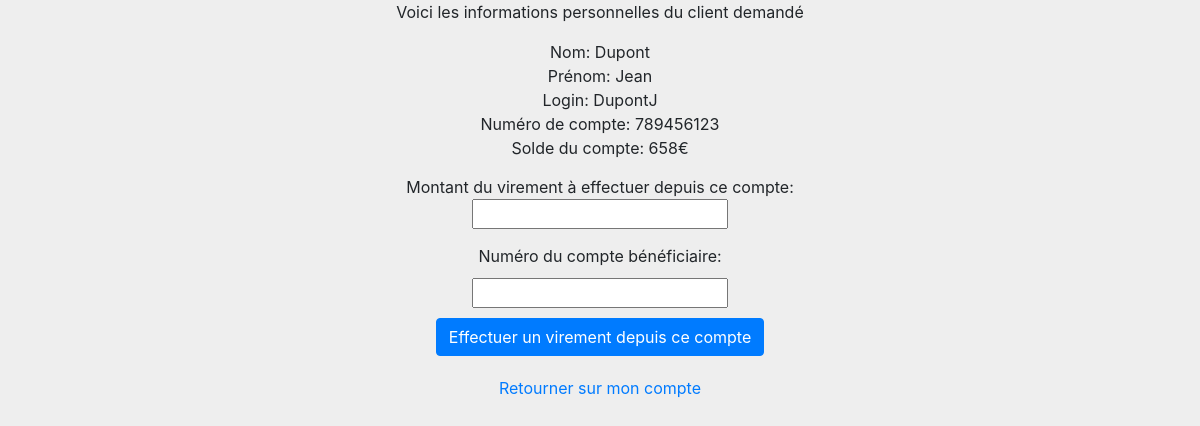
The page /Devoir2/fiche_client_virement.php?client=Dupont (signed in) on the database its author committed.
### tables this page shows
CREATE TABLE IF NOT EXISTS `users` (
  `id_user` int(11) NOT NULL AUTO_INCREMENT,
  `login` varchar(255) NOT NULL,
  `mot_de_passe` varchar(255) NOT NULL,
  `profil_user` varchar(255) NOT NULL,
  `nom` varchar(255) NOT NULL,
  `prenom` varchar(255) NOT NULL,
  `numero_compte` int(12) NOT NULL,
  `solde_compte` int(11) NOT NULL,
  PRIMARY KEY (`id_user`)
);

### Devoir2/fiche_client_virement.php (the view, shortened to what this page needs)
<?php
$now = time();
if ($now > $_SESSION['expire']) {
            session_destroy();
            echo "Votre session à expiré <a href='index.php'>reconnectez vous ici</a>";
        }
else if (isset($_SESSION["connected_user"]) && ($_SESSION["connected_user"]["profil_user"]=='EMPLOYE'))
{
	?>
	<p>Voici les informations personnelles du client demandé</p>
	<?php
	$client=$_REQUEST['client'];
	if(ctype_alnum($client)){
		$mysqli=mysqli_connect(DB_HOST, DB_USER, DB_PASSWD,DB_NAME);
		if ($mysqli->connect_error) {
			echo 'Erreur connection BDD (' . $mysqli->connect_errno . ') '. $mysqli->connect_error;
		}
		else {
			$req="SELECT * FROM users WHERE nom='$client'";
			if (!$result = $mysqli->query($req)) {
				echo 'Erreur requête BDD ['.$req.'] (' . $mysqli->errno . ') '. $mysqli->error;
			}
			else{
				$result=$mysqli->query($req);
			}
			$users=$result->fetch_assoc();
			?>
			<div class="text-center">
			<?php
			echo('Nom: ');
			echo($users['nom']);
			echo('Prénom: ');
			echo($users['prenom']);
			echo('Login: ');
			echo($users['login']);
			echo('Numéro de compte: ');
			echo($users['numero_compte']);
			echo('Solde du compte: ');
			echo($users['solde_compte']."€");
		}
		?>
		<!doctype html>
		<html lang="fr">
		<head>
			<link rel="stylesheet" type="text/css" media="all"  href="css/mystyle.css" />
			<link rel="stylesheet" href="https://stackpath.bootstrapcdn.com/bootstrap/4.4.1/css/bootstrap.min.css">
		</head>
		<body>
			<form method='POST' action='virement.php'>
				<p class="special">Montant du virement à effectuer depuis ce compte:</p>
				<input type='text' name='montant' />
				<p class="special">Numéro du compte bénéficiaire: </p>
				<input class="form-field" type='text' name='num_cpte_benef' />
				<button class="btn btn-primary">Effectuer un virement depuis ce compte</button>
			</form>
			</div>
			<a href="vue_compte.php">Retourner sur mon compte</a>
			<?php
		}
		else
		{
			?>
			<p>Vous n'êtes pas autorisé à faire ça, veuillez quitter cette page</p>
			<a href="index.php">Se connecter</a>
			<a href="vue_compte.php">Revenir à mon compte</a>
			<?php
		}
}
?>

### Devoir2/css/mystyle.css (style rules this page uses)
body { text-align: center; background: #eee; background: -webkit-linear-gradient(right, #eee, #eee); background: -moz-linear-gradient(right, #stylesheet, #eee); background: -o-linear-gradient(right, #eee, #eee); background: linear-gradient(to left, #eee, #eee); }
.form-field, .form-fiche-client { display: block; margin-top: 10px; margin-bottom: 10px; margin-left: auto; margin-right: auto; }
p, h1, h2, a, .field, .fieldset { text-align: center; margin-top: 20px; margin-bottom: 20px; display: block; }
input { margin-bottom: 20px; }
.special { margin-bottom: 0; margin-top: 15px; }

### rows shown on the page
users: nom "Dupont", prenom "Jean", login "DupontJ", numero_compte "789456123", solde_compte "658"
